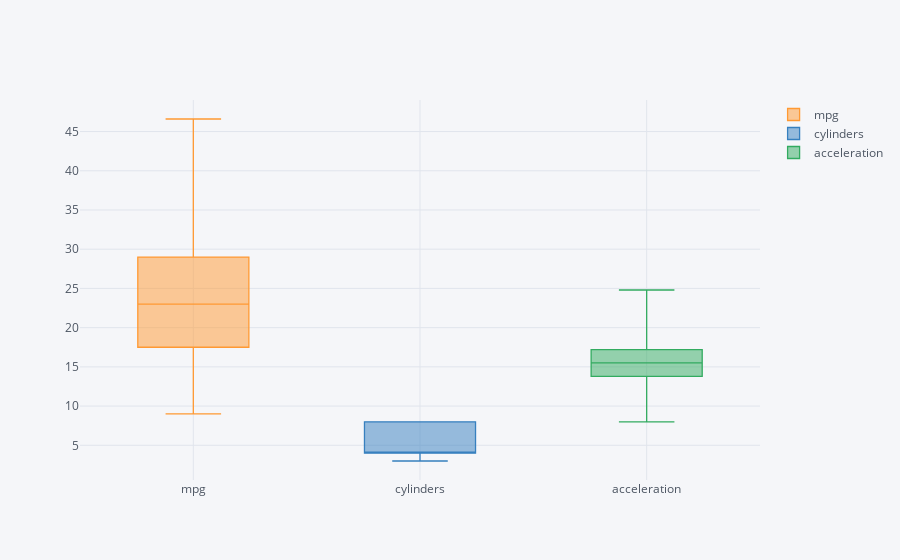

Notebook cell for this chart:
### Markdown cell above
# Box plot

### Code cell
dataset2.iplot(kind='box')

### Figure 1 — Plotly figure (JSON) as saved in the notebook; plotly's stock layout.template omitted (floating-point values rounded to 4 significant figures; data arrays with more than 128 entries replaced by an {"elided": "..."} marker saying what was removed)
{"data": [{"boxpoints": false, "line": {"width": 1.3}, "marker": {"color": "rgba(255, 153, 51, 1.0)"}, "name": "mpg", "orientation": "v", "type": "box", "uid": "a85da254-fc4d-44e2-880e-40aaf74ce95f", "y": {"elided": "398 float values"}}, {"boxpoints": false, "line": {"width": 1.3}, "marker": {"color": "rgba(55, 128, 191, 1.0)"}, "name": "cylinders", "orientation": "v", "type": "box", "uid": "4b9d33df-9fc8-4f17-bbc9-bd054f3f0abe", "y": {"elided": "398 int values"}}, {"boxpoints": false, "line": {"width": 1.3}, "marker": {"color": "rgba(50, 171, 96, 1.0)"}, "name": "acceleration", "orientation": "v", "type": "box", "uid": "0240d4da-aef3-4d6a-a565-b12b826bba92", "y": {"elided": "398 float values"}}], "layout": {"legend": {"bgcolor": "#F5F6F9", "font": {"color": "#4D5663"}}, "paper_bgcolor": "#F5F6F9", "plot_bgcolor": "#F5F6F9", "title": {"font": {"color": "#4D5663"}}, "xaxis": {"gridcolor": "#E1E5ED", "showgrid": true, "tickfont": {"color": "#4D5663"}, "title": {"font": {"color": "#4D5663"}, "text": ""}, "zerolinecolor": "#E1E5ED"}, "yaxis": {"gridcolor": "#E1E5ED", "showgrid": true, "tickfont": {"color": "#4D5663"}, "title": {"font": {"color": "#4D5663"}, "text": ""}, "zerolinecolor": "#E1E5ED"}}}
